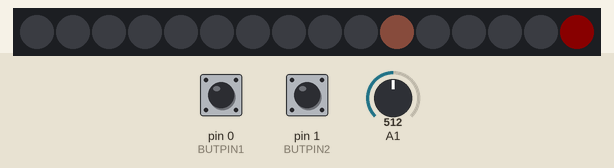
This sketch was run on a simulated Arduino Uno, built with avr-gcc and run on an emulated ATmega328P. On the bench: 16 RGB LEDs in strip order, left to right. The inputs (shaded band) are chosen by the test bench; at power-on: pin 0 (BUTPIN1) HIGH, pin 1 (BUTPIN2) HIGH, A1 = 512. Dim RGB values are drawn brighter than linear; random numbers use the default seed unless the sketch sets one.

Above: at 1.2 s.
1.3 s: pin 0 (BUTPIN1) pulled LOW for 0.15 s
At 2.1 s:
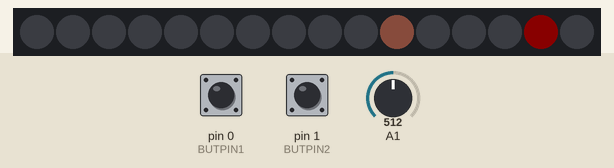
2.9 s: pin 1 (BUTPIN2) pulled LOW for 0.15 s
At 3.6 s:
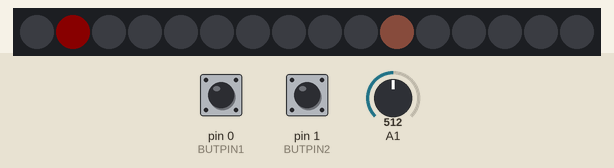
4.5 s: pin 0 (BUTPIN1) pulled LOW for 1 s
At 5.0 s:
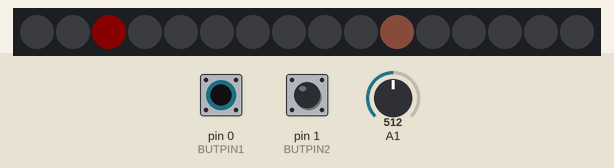
7.0 s: pin 1 (BUTPIN2) pulled LOW for 1 s
At 8.0 s:
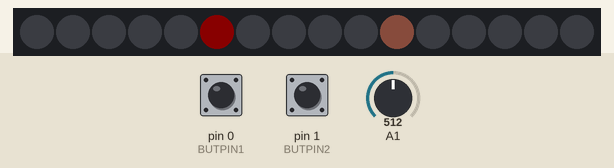
9.5 s: pin 1 (BUTPIN2) pulled LOW for 0.15 s
At 10.0 s:
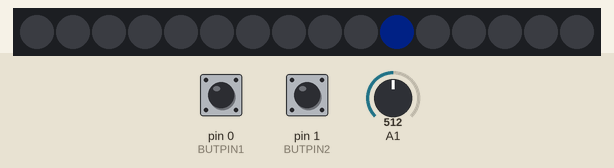
Timing chart, 0 to 11.2 s (numbered marks = the images above; inputs shaded):
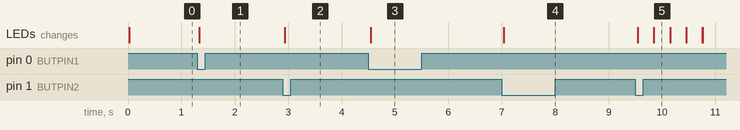

The sketch:

coin_game.ino
```cpp
/*
  A simple game. Move your player, grab the coin.
*/
#include <Arduino.h>
#include <Bounce.h>

#include "FastLED.h"

#define NUMLEDS 16
#define STRIPPIN 12
#define BRIGHTNESS 48

#define BUTPIN1 0
#define BUTPIN2 1
#define BUTDELAY 20

// buttons
Bounce button1 = Bounce(BUTPIN1, BUTDELAY);
Bounce button2 = Bounce(BUTPIN2, BUTDELAY);

// leds
unsigned int pos = 0;
CRGB leds[NUMLEDS];

// timing
unsigned long timeStep = 100;
unsigned long timer = 0;

// game
bool victory = false;
unsigned int coinX = 0;
unsigned int coinY = 0;
unsigned int playerX = 0;
unsigned int playerY = 0;

void setup() {
  // leds
  FastLED.addLeds<NEOPIXEL, STRIPPIN>(leds, NUMLEDS);

  // buttons
  pinMode(BUTPIN1, INPUT_PULLUP);
  pinMode(BUTPIN2, INPUT_PULLUP);

  // init game state
  srand(analogRead(A0));
  do {
    playerX = rand() % 4;
    playerY = rand() % 4;
    coinX = rand() % 4;
    coinY = rand() % 4;
  } while (coinX == playerX && coinY == playerY);
}

unsigned int mapLED(unsigned int x, unsigned int y) {
  //assert(x < 4);
  //assert(y < 4);
  bool const evenY = !(y % 2);
  return (4 * y) + (evenY ? x : 3 - x);
}

void setAllBlack() {
  for (size_t i = 0; i < NUMLEDS; i++) {
    leds[i] = CHSV(0,0,0);
  }
}

void updateLED() {
  setAllBlack();
  leds[mapLED(playerX, playerY)] = CHSV(0, 255, BRIGHTNESS);
  leds[mapLED(coinX, coinY)] = CHSV(20, 100, BRIGHTNESS);
}

void input() {
  button1.update();
  button2.update();
}

void drawVictoryDance() {
  setAllBlack();

  unsigned int const maxHue = 255;
  for (unsigned int i = 0; i < 10; ++i) {
    for (unsigned int hue = 0; hue <= maxHue; hue += (maxHue / 10)) {
      leds[mapLED(playerX, playerY)] = CHSV(hue, 255, BRIGHTNESS);
      FastLED.show();
      delay(10);
    }
  }
}

void update() {
  // player movement
  if (button1.fallingEdge()) { playerX = (playerX + 1) % 4; }
  if (button2.fallingEdge()) { playerY = (playerY + 1) % 4; }

  // check win condition
  if (button1.fallingEdge() || button2.fallingEdge()) {
    if (playerX == coinX && playerY == coinY) {
      victory = true;

      // place a new coin
      do {
        coinX = rand() % 4;
        coinY = rand() % 4;
      } while (coinX == playerX && coinY == playerY);
    }
  }

  updateLED();
}

void draw() {
  int pot = analogRead(A1);
  pot = map(pot, 10, 1020, 0, 50);
  timeStep = pot;

  if (millis() - timer > timeStep) {
    if (victory) {
      victory = false;
      drawVictoryDance();
    } else {
      FastLED.show();
    }
    timer = millis();
  }
}

void loop() {
  input();
  update();
  draw();
}
```

Measured:
- after the input at 1.3 s, the LEDs: change at once (image 1)
- after the input at 2.9 s, the LEDs: change at once (image 2)
- after the input at 4.5 s, the LEDs: change at once (image 3)
- after the input at 7.0 s, the LEDs: change at once (image 4)
- after the input at 9.5 s, the LEDs: first change after 0.05 s (image 5 shows a later state)
